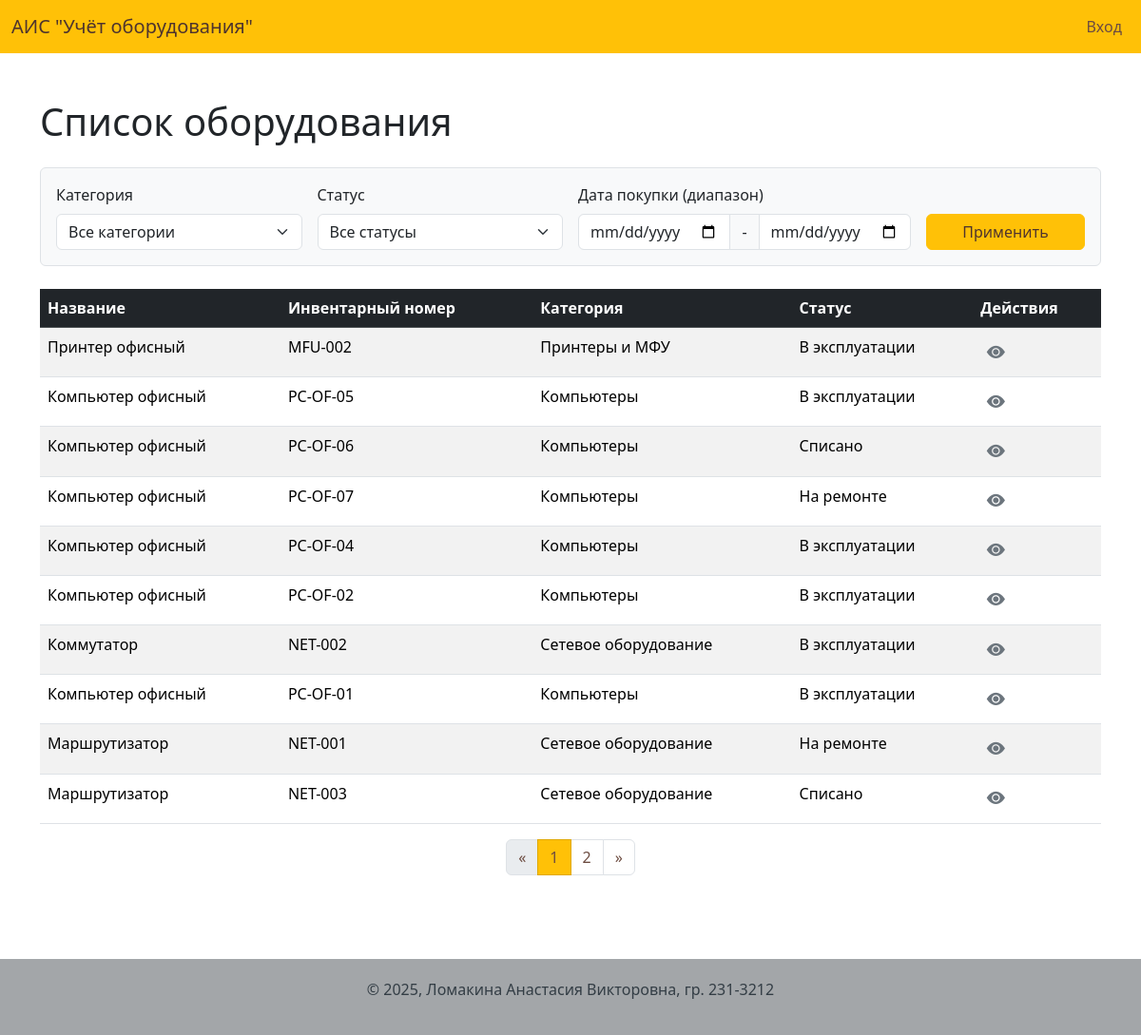
/index, run on the app's committed database.
### app/models.py (models this page shows, shortened)
class Equipment(db.Model):
    id = db.Column(db.Integer, primary_key=True)
    name = db.Column(db.String(200), nullable=False)
    inventory_number = db.Column(db.String(100), unique=True, nullable=False)
    purchase_date = db.Column(db.Date, nullable=False, default=date.today)
    cost = db.Column(db.Numeric(10, 2), nullable=False)
    status = db.Column(db.Enum('В эксплуатации', 'На ремонте', 'Списано', name='equipment_status_enum'), nullable=False, default='В эксплуатации')
    notes = db.Column(db.Text)
    category_id = db.Column(db.Integer, db.ForeignKey('category.id'), nullable=False)
    image_id = db.Column(db.Integer, db.ForeignKey('image.id'), nullable=True)
    photo = db.relationship('Image', backref='equipment', uselist=False, lazy=True)
    responsible_persons = db.relationship('ResponsiblePerson', secondary=equipment_responsible_persons, lazy='subquery',
        backref=db.backref('equipments', lazy=True))
    service_history = db.relationship('ServiceHistory', backref='equipment', lazy='dynamic', cascade="all, delete-orphan")

class Category(db.Model):
    id = db.Column(db.Integer, primary_key=True)
    name = db.Column(db.String(100), unique=True, nullable=False)
    description = db.Column(db.Text)
    useful_life = db.Column(db.Integer, nullable=False, default=36)
    equipment = db.relationship('Equipment', backref='category', lazy='dynamic')

### app/routes.py (the view)
@bp.route('/')
@bp.route('/index')
def index():
    page = request.args.get('page', 1, type=int)
    query = Equipment.query
    category_id = request.args.get('category', type=int)
    if category_id:
        query = query.filter(Equipment.category_id == category_id)
    status = request.args.get('status')
    if status:
        query = query.filter(Equipment.status == status)
    date_from = request.args.get('date_from')
    if date_from:
        query = query.filter(Equipment.purchase_date >= date_from)
    date_to = request.args.get('date_to')
    if date_to:
        query = query.filter(Equipment.purchase_date <= date_to)
    query = query.order_by(Equipment.purchase_date.desc())
    pagination = query.paginate(page=page, per_page=10, error_out=False)
    equipment_list = pagination.items
    categories = Category.query.order_by('name').all()
    statuses = Equipment.status.type.enums
    url_args = request.args.copy()
    if 'page' in url_args:
        url_args.pop('page')
    return render_template(
        'index.html',
        title='Главная',
        equipment_list=equipment_list,
        pagination=pagination,
        categories=categories,
        statuses=statuses,
        url_args=url_args
    )

### app/templates/index.html (shortened to what this page needs)
{% extends "base.html" %}
{% block content %}
<div class="d-flex justify-content-between align-items-center mb-4">
    <h1 class="mb-0">Список оборудования</h1>
</div>
    <form method="GET" action="{{ url_for('main.index') }}" class="mb-4 p-3 border rounded bg-light">
        <div class="row g-3 align-items-end">
            <div class="col-md-3">
                <label for="category" class="form-label">Категория</label>
                <select name="category" id="category" class="form-select">
                    <option value="">Все категории</option>
                </select>
            </div>
            <div class="col-md-3">
                <label for="status" class="form-label">Статус</label>
                <select name="status" id="status" class="form-select">
                    <option value="">Все статусы</option>
                </select>
            </div>
            <div class="col-md-4">
                <label class="form-label">Дата покупки (диапазон)</label>
                <div class="input-group">
                    <input type="date" name="date_from" class="form-control" value="{{ request.args.get('date_from', '') }}">
                    <span class="input-group-text">-</span>
                    <input type="date" name="date_to" class="form-control" value="{{ request.args.get('date_to', '') }}">
                </div>
            </div>
            <div class="col-md-2">
                <button type="submit" class="btn btn-primary w-100">Применить</button>
            </div>
        </div>
    </form>
    <table class="table table-striped table-hover">
        <thead class="table-dark">
            <tr>
                <th>Название</th>
                <th>Инвентарный номер</th>
                <th>Категория</th>
                <th>Статус</th>
                <th>Действия</th>
            </tr>
        </thead>
        <tbody>
            {% for item in equipment_list %}
            <tr>
                <td>{{ item.name }}</td>
                <td>{{ item.inventory_number }}</td>
                <td>{{ item.category.name }}</td>
                <td>{{ item.status }}</td>
                <td>
                    <a href="{{ url_for('main.equipment_detail', id=item.id) }}" class="btn btn-sm btn-info" title="Просмотр"><i class="bi bi-eye-fill"></i></a>
                </td>
            </tr>
            {% else %}
            <tr>
                <td colspan="5" class="text-center">Оборудование не найдено.</td>
            </tr>
            {% endfor %}
        </tbody>
    </table>
    {% from '_macros.html' import pagination_widget %}
    {{ pagination_widget(pagination, 'main.index', url_args=url_args) }}
{% endblock %}

### app/static/css/style.css (style rules this page uses)
body { display: flex; flex-direction: column; min-height: 100vh; background-color: #fdfdfd; }
.btn-primary { --bs-btn-color: #4e342e !important; --bs-btn-bg: #ffc107 !important; --bs-btn-border-color: #ffc107 !important; --bs-btn-hover-color: #4e342e !important; --bs-btn-hover-bg: #e0a800 !important; --bs-btn-hover-border-color: #e0a800 !important; --bs-btn-active-bg: #e0a800 !important; --bs-btn-active-border-color: #c49400 !important; }
.table .btn { background-color: transparent !important; border: none !important; padding: 0.2rem 0.4rem; font-size: 1.2rem; vertical-align: middle; }
.table .btn-info i { color: #6c757d; }

### data on the page
Equipment: name "Принтер офисный", inventory_number "MFU-002", category.name "Принтеры и МФУ", status "В эксплуатации"
Equipment: name "Компьютер офисный", inventory_number "PC-OF-05", category.name "Компьютеры", status "В эксплуатации"
Equipment: name "Компьютер офисный", inventory_number "PC-OF-06", category.name "Компьютеры", status "Списано"
Equipment: name "Компьютер офисный", inventory_number "PC-OF-07", category.name "Компьютеры", status "На ремонте"
Equipment: name "Компьютер офисный", inventory_number "PC-OF-04", category.name "Компьютеры", status "В эксплуатации"
Equipment: name "Компьютер офисный", inventory_number "PC-OF-02", category.name "Компьютеры", status "В эксплуатации"
Equipment: name "Коммутатор", inventory_number "NET-002", category.name "Сетевое оборудование", status "В эксплуатации"
Equipment: name "Компьютер офисный", inventory_number "PC-OF-01", category.name "Компьютеры", status "В эксплуатации"
Equipment: name "Маршрутизатор", inventory_number "NET-001", category.name "Сетевое оборудование", status "На ремонте"
Equipment: name "Маршрутизатор", inventory_number "NET-003", category.name "Сетевое оборудование", status "Списано"

### other printed values
{{ p }} "1"
{{ p }} "2"
